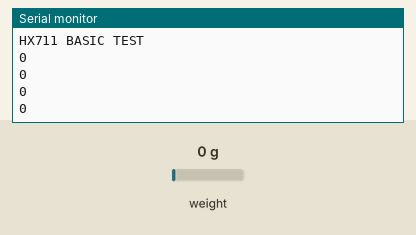
The sketch below on a simulated Arduino Uno, built with avr-gcc and run on an emulated ATmega328P. On the bench: the last lines printed to the serial monitor. Inputs (shaded band) come from the test bench; at power-on: weight on the scale 0 g.

Above: at 1.7 s.
1.8 s: weight on the scale set to 100 g
At 2.01 s:
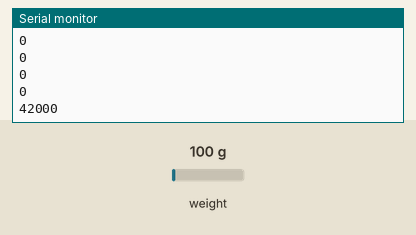
3.3 s: weight on the scale set to 1250 g
At 3.51 s:
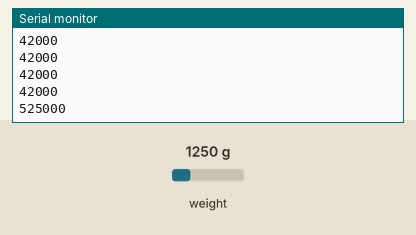
Timing chart, 0 to 6.3 s (numbered marks = the images above; inputs shaded):
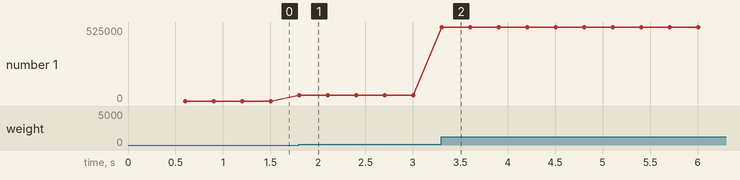

Measured:
- after the input at 1.8 s, the serial monitor: prints a new line at once (image 1)
- after the input at 3.3 s, the serial monitor: prints a new line at once (image 2)
- plotted number 1: 0 → 42000 after the input at 1.8 s, 42000 → 525000 after the input at 3.3 s

The sketch:

fulltestingjan23.ino
```cpp
#include "HX711.h"

const int HX_DOUT = 8;   // DT -> D8
const int HX_SCK  = 9;   // SCK -> D9
HX711 loadCell;

void setup() {
  Serial.begin(9600);
  delay(500);
  loadCell.begin(HX_DOUT, HX_SCK);
  Serial.println("HX711 BASIC TEST");
}

void loop() {
  if (loadCell.is_ready()) {
    long raw = loadCell.read();
    Serial.println(raw);
  } else {
    Serial.println("NOT READY");
  }
  delay(200);
}
```
